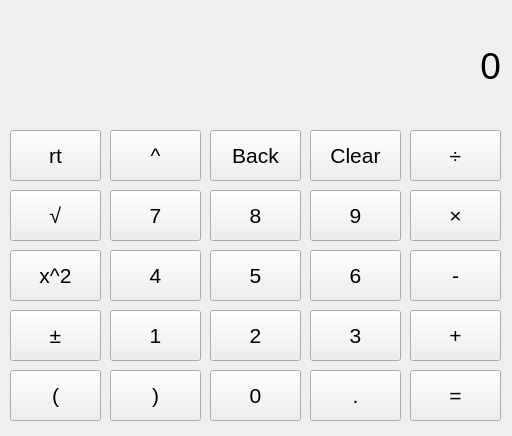
<?xml version="1.0" encoding="UTF-8"?>
<ui version="4.0">
 <class>MainWindow</class>
 <widget class="QMainWindow" name="MainWindow">
  <property name="geometry">
   <rect>
    <x>0</x>
    <y>0</y>
    <width>512</width>
    <height>436</height>
   </rect>
  </property>
  <property name="sizePolicy">
   <sizepolicy hsizetype="Preferred" vsizetype="Preferred">
    <horstretch>0</horstretch>
    <verstretch>0</verstretch>
   </sizepolicy>
  </property>
  <property name="minimumSize">
   <size>
    <width>0</width>
    <height>0</height>
   </size>
  </property>
  <property name="maximumSize">
   <size>
    <width>1000</width>
    <height>1000</height>
   </size>
  </property>
  <property name="windowTitle">
   <string>Calculator</string>
  </property>
  <widget class="QWidget" name="centralWidget">
   <widget class="QPushButton" name="button0">
    <property name="geometry">
     <rect>
      <x>210</x>
      <y>370</y>
      <width>91</width>
      <height>51</height>
     </rect>
    </property>
    <property name="font">
     <font>
      <pointsize>16</pointsize>
     </font>
    </property>
    <property name="text">
     <string>0</string>
    </property>
    <attribute name="buttonGroup">
     <string notr="true">buttonGroup</string>
    </attribute>
   </widget>
   <widget class="QPushButton" name="button2">
    <property name="geometry">
     <rect>
      <x>210</x>
      <y>310</y>
      <width>91</width>
      <height>51</height>
     </rect>
    </property>
    <property name="font">
     <font>
      <pointsize>16</pointsize>
     </font>
    </property>
    <property name="text">
     <string>2</string>
    </property>
    <attribute name="buttonGroup">
     <string notr="true">buttonGroup</string>
    </attribute>
   </widget>
   <widget class="QPushButton" name="button1">
    <property name="geometry">
     <rect>
      <x>110</x>
      <y>310</y>
      <width>91</width>
      <height>51</height>
     </rect>
    </property>
    <property name="font">
     <font>
      <pointsize>16</pointsize>
     </font>
    </property>
    <property name="text">
     <string>1</string>
    </property>
    <attribute name="buttonGroup">
     <string notr="true">buttonGroup</string>
    </attribute>
   </widget>
   <widget class="QPushButton" name="button3">
    <property name="geometry">
     <rect>
      <x>310</x>
      <y>310</y>
      <width>91</width>
      <height>51</height>
     </rect>
    </property>
    <property name="font">
     <font>
      <pointsize>16</pointsize>
     </font>
    </property>
    <property name="text">
     <string>3</string>
    </property>
    <attribute name="buttonGroup">
     <string notr="true">buttonGroup</string>
    </attribute>
   </widget>
   <widget class="QPushButton" name="buttonDecimalPoint">
    <property name="geometry">
     <rect>
      <x>310</x>
      <y>370</y>
      <width>91</width>
      <height>51</height>
     </rect>
    </property>
    <property name="font">
     <font>
      <pointsize>16</pointsize>
     </font>
    </property>
    <property name="text">
     <string>.</string>
    </property>
    <attribute name="buttonGroup">
     <string notr="true">buttonGroup</string>
    </attribute>
   </widget>
   <widget class="QPushButton" name="button4">
    <property name="geometry">
     <rect>
      <x>110</x>
      <y>250</y>
      <width>91</width>
      <height>51</height>
     </rect>
    </property>
    <property name="font">
     <font>
      <pointsize>16</pointsize>
     </font>
    </property>
    <property name="text">
     <string>4</string>
    </property>
    <attribute name="buttonGroup">
     <string notr="true">buttonGroup</string>
    </attribute>
   </widget>
   <widget class="QPushButton" name="button5">
    <property name="geometry">
     <rect>
      <x>210</x>
      <y>250</y>
      <width>91</width>
      <height>51</height>
     </rect>
    </property>
    <property name="font">
     <font>
      <pointsize>16</pointsize>
     </font>
    </property>
    <property name="text">
     <string>5</string>
    </property>
    <attribute name="buttonGroup">
     <string notr="true">buttonGroup</string>
    </attribute>
   </widget>
   <widget class="QPushButton" name="button6">
    <property name="geometry">
     <rect>
      <x>310</x>
      <y>250</y>
      <width>91</width>
      <height>51</height>
     </rect>
    </property>
    <property name="font">
     <font>
      <pointsize>16</pointsize>
     </font>
    </property>
    <property name="text">
     <string>6</string>
    </property>
    <attribute name="buttonGroup">
     <string notr="true">buttonGroup</string>
    </attribute>
   </widget>
   <widget class="QPushButton" name="button7">
    <property name="geometry">
     <rect>
      <x>110</x>
      <y>190</y>
      <width>91</width>
      <height>51</height>
     </rect>
    </property>
    <property name="font">
     <font>
      <pointsize>16</pointsize>
     </font>
    </property>
    <property name="text">
     <string>7</string>
    </property>
    <attribute name="buttonGroup">
     <string notr="true">buttonGroup</string>
    </attribute>
   </widget>
   <widget class="QPushButton" name="button8">
    <property name="geometry">
     <rect>
      <x>210</x>
      <y>190</y>
      <width>91</width>
      <height>51</height>
     </rect>
    </property>
    <property name="font">
     <font>
      <pointsize>16</pointsize>
     </font>
    </property>
    <property name="text">
     <string>8</string>
    </property>
    <attribute name="buttonGroup">
     <string notr="true">buttonGroup</string>
    </attribute>
   </widget>
   <widget class="QPushButton" name="button9">
    <property name="geometry">
     <rect>
      <x>310</x>
      <y>190</y>
      <width>91</width>
      <height>51</height>
     </rect>
    </property>
    <property name="font">
     <font>
      <pointsize>16</pointsize>
     </font>
    </property>
    <property name="text">
     <string>9</string>
    </property>
    <attribute name="buttonGroup">
     <string notr="true">buttonGroup</string>
    </attribute>
   </widget>
   <widget class="QPushButton" name="buttonEquals">
    <property name="geometry">
     <rect>
      <x>410</x>
      <y>370</y>
      <width>91</width>
      <height>51</height>
     </rect>
    </property>
    <property name="font">
     <font>
      <pointsize>16</pointsize>
     </font>
    </property>
    <property name="text">
     <string>=</string>
    </property>
    <attribute name="buttonGroup">
     <string notr="true">buttonGroup</string>
    </attribute>
   </widget>
   <widget class="QPushButton" name="buttonPlus">
    <property name="geometry">
     <rect>
      <x>410</x>
      <y>310</y>
      <width>91</width>
      <height>51</height>
     </rect>
    </property>
    <property name="font">
     <font>
      <pointsize>16</pointsize>
     </font>
    </property>
    <property name="text">
     <string>+</string>
    </property>
    <attribute name="buttonGroup">
     <string notr="true">buttonGroup</string>
    </attribute>
   </widget>
   <widget class="QPushButton" name="buttonMinus">
    <property name="geometry">
     <rect>
      <x>410</x>
      <y>250</y>
      <width>91</width>
      <height>51</height>
     </rect>
    </property>
    <property name="font">
     <font>
      <pointsize>16</pointsize>
     </font>
    </property>
    <property name="text">
     <string>-</string>
    </property>
    <attribute name="buttonGroup">
     <string notr="true">buttonGroup</string>
    </attribute>
   </widget>
   <widget class="QPushButton" name="buttonTimes">
    <property name="geometry">
     <rect>
      <x>410</x>
      <y>190</y>
      <width>91</width>
      <height>51</height>
     </rect>
    </property>
    <property name="font">
     <font>
      <pointsize>16</pointsize>
     </font>
    </property>
    <property name="text">
     <string>×</string>
    </property>
    <attribute name="buttonGroup">
     <string notr="true">buttonGroup</string>
    </attribute>
   </widget>
   <widget class="QPushButton" name="buttonDivide">
    <property name="geometry">
     <rect>
      <x>410</x>
      <y>130</y>
      <width>91</width>
      <height>51</height>
     </rect>
    </property>
    <property name="font">
     <font>
      <pointsize>16</pointsize>
     </font>
    </property>
    <property name="text">
     <string>÷</string>
    </property>
    <attribute name="buttonGroup">
     <string notr="true">buttonGroup</string>
    </attribute>
   </widget>
   <widget class="QPushButton" name="buttonRoot">
    <property name="geometry">
     <rect>
      <x>10</x>
      <y>130</y>
      <width>91</width>
      <height>51</height>
     </rect>
    </property>
    <property name="font">
     <font>
      <pointsize>16</pointsize>
     </font>
    </property>
    <property name="text">
     <string>rt</string>
    </property>
    <attribute name="buttonGroup">
     <string notr="true">buttonGroup</string>
    </attribute>
   </widget>
   <widget class="QPushButton" name="buttonSquared">
    <property name="geometry">
     <rect>
      <x>110</x>
      <y>130</y>
      <width>91</width>
      <height>51</height>
     </rect>
    </property>
    <property name="font">
     <font>
      <pointsize>16</pointsize>
     </font>
    </property>
    <property name="text">
     <string>^</string>
    </property>
    <attribute name="buttonGroup">
     <string notr="true">buttonGroup</string>
    </attribute>
   </widget>
   <widget class="QPushButton" name="buttonClear">
    <property name="geometry">
     <rect>
      <x>310</x>
      <y>130</y>
      <width>91</width>
      <height>51</height>
     </rect>
    </property>
    <property name="font">
     <font>
      <pointsize>16</pointsize>
     </font>
    </property>
    <property name="text">
     <string>Clear</string>
    </property>
    <attribute name="buttonGroup">
     <string notr="true">buttonGroup</string>
    </attribute>
   </widget>
   <widget class="QLabel" name="labelInput">
    <property name="geometry">
     <rect>
      <x>10</x>
      <y>40</y>
      <width>491</width>
      <height>51</height>
     </rect>
    </property>
    <property name="font">
     <font>
      <pointsize>28</pointsize>
     </font>
    </property>
    <property name="layoutDirection">
     <enum>Qt::LeftToRight</enum>
    </property>
    <property name="styleSheet">
     <string notr="true">QLabel {
	border: solid;
	border-color: rgb(0, 0, 0)
}</string>
    </property>
    <property name="text">
     <string>0</string>
    </property>
    <property name="alignment">
     <set>Qt::AlignRight|Qt::AlignTrailing|Qt::AlignVCenter</set>
    </property>
   </widget>
   <widget class="QPushButton" name="buttonNegate">
    <property name="geometry">
     <rect>
      <x>10</x>
      <y>310</y>
      <width>91</width>
      <height>51</height>
     </rect>
    </property>
    <property name="font">
     <font>
      <pointsize>16</pointsize>
     </font>
    </property>
    <property name="text">
     <string>±</string>
    </property>
    <attribute name="buttonGroup">
     <string notr="true">buttonGroup</string>
    </attribute>
   </widget>
   <widget class="QPushButton" name="buttonOpenParenth">
    <property name="geometry">
     <rect>
      <x>10</x>
      <y>370</y>
      <width>91</width>
      <height>51</height>
     </rect>
    </property>
    <property name="font">
     <font>
      <pointsize>16</pointsize>
     </font>
    </property>
    <property name="text">
     <string>(</string>
    </property>
    <attribute name="buttonGroup">
     <string notr="true">buttonGroup</string>
    </attribute>
   </widget>
   <widget class="QPushButton" name="buttonCloseParenth">
    <property name="geometry">
     <rect>
      <x>110</x>
      <y>370</y>
      <width>91</width>
      <height>51</height>
     </rect>
    </property>
    <property name="font">
     <font>
      <pointsize>16</pointsize>
     </font>
    </property>
    <property name="text">
     <string>)</string>
    </property>
    <attribute name="buttonGroup">
     <string notr="true">buttonGroup</string>
    </attribute>
   </widget>
   <widget class="QPushButton" name="buttonXSquared">
    <property name="geometry">
     <rect>
      <x>10</x>
      <y>250</y>
      <width>91</width>
      <height>51</height>
     </rect>
    </property>
    <property name="font">
     <font>
      <pointsize>16</pointsize>
     </font>
    </property>
    <property name="text">
     <string>x^2</string>
    </property>
    <attribute name="buttonGroup">
     <string notr="true">buttonGroup</string>
    </attribute>
   </widget>
   <widget class="QPushButton" name="buttonSqrt">
    <property name="geometry">
     <rect>
      <x>10</x>
      <y>190</y>
      <width>91</width>
      <height>51</height>
     </rect>
    </property>
    <property name="font">
     <font>
      <pointsize>16</pointsize>
     </font>
    </property>
    <property name="text">
     <string>√</string>
    </property>
    <attribute name="buttonGroup">
     <string notr="true">buttonGroup</string>
    </attribute>
   </widget>
   <widget class="QPushButton" name="buttonBack">
    <property name="geometry">
     <rect>
      <x>210</x>
      <y>130</y>
      <width>91</width>
      <height>51</height>
     </rect>
    </property>
    <property name="font">
     <font>
      <pointsize>16</pointsize>
     </font>
    </property>
    <property name="text">
     <string>Back</string>
    </property>
    <attribute name="buttonGroup">
     <string notr="true">buttonGroup</string>
    </attribute>
   </widget>
  </widget>
 </widget>
 <layoutdefault spacing="6" margin="11"/>
 <resources/>
 <connections/>
 <buttongroups>
  <buttongroup name="buttonGroup"/>
 </buttongroups>
</ui>
